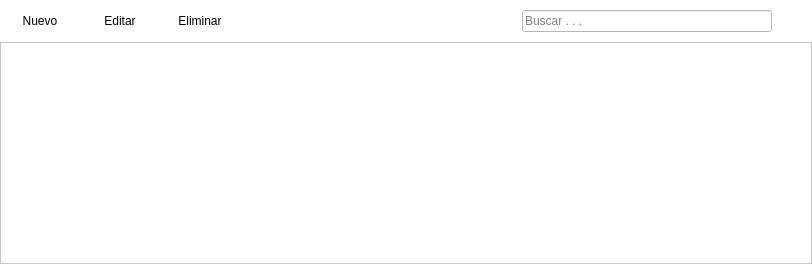
<?xml version="1.0" encoding="UTF-8"?>
<ui version="4.0">
 <class>ui_module_colaboradores</class>
 <widget class="QWidget" name="ui_module_colaboradores">
  <property name="geometry">
   <rect>
    <x>0</x>
    <y>0</y>
    <width>812</width>
    <height>264</height>
   </rect>
  </property>
  <property name="windowTitle">
   <string>Form</string>
  </property>
  <property name="styleSheet">
   <string notr="true">background-color: rgb(255, 255, 255);</string>
  </property>
  <layout class="QHBoxLayout" name="horizontalLayout_2">
   <property name="spacing">
    <number>0</number>
   </property>
   <property name="margin">
    <number>0</number>
   </property>
   <item>
    <widget class="QSplitter" name="splitter">
     <property name="orientation">
      <enum>Qt::Horizontal</enum>
     </property>
     <property name="handleWidth">
      <number>1</number>
     </property>
     <widget class="QWidget" name="layoutWidget_2">
      <layout class="QVBoxLayout" name="verticalLayout_2">
       <property name="spacing">
        <number>10</number>
       </property>
       <item>
        <spacer name="verticalSpacer_2">
         <property name="orientation">
          <enum>Qt::Vertical</enum>
         </property>
         <property name="sizeType">
          <enum>QSizePolicy::Fixed</enum>
         </property>
         <property name="sizeHint" stdset="0">
          <size>
           <width>20</width>
           <height>10</height>
          </size>
         </property>
        </spacer>
       </item>
       <item>
        <layout class="QHBoxLayout" name="horizontalLayout">
         <property name="spacing">
          <number>0</number>
         </property>
         <property name="leftMargin">
          <number>0</number>
         </property>
         <item>
          <widget class="QPushButton" name="pushButton_nuevo">
           <property name="sizePolicy">
            <sizepolicy hsizetype="Fixed" vsizetype="Fixed">
             <horstretch>0</horstretch>
             <verstretch>0</verstretch>
            </sizepolicy>
           </property>
           <property name="styleSheet">
            <string notr="true"/>
           </property>
           <property name="text">
            <string>Nuevo</string>
           </property>
           <property name="icon">
            <iconset resource="Icons.qrc">
             <normaloff>:/Iconos/Iconos/Black_New-Page.png</normaloff>:/Iconos/Iconos/Black_New-Page.png</iconset>
           </property>
           <property name="iconSize">
            <size>
             <width>16</width>
             <height>16</height>
            </size>
           </property>
           <property name="autoDefault">
            <bool>false</bool>
           </property>
           <property name="default">
            <bool>false</bool>
           </property>
           <property name="flat">
            <bool>true</bool>
           </property>
          </widget>
         </item>
         <item>
          <widget class="QPushButton" name="pushButton_editar">
           <property name="sizePolicy">
            <sizepolicy hsizetype="Fixed" vsizetype="Fixed">
             <horstretch>0</horstretch>
             <verstretch>0</verstretch>
            </sizepolicy>
           </property>
           <property name="styleSheet">
            <string notr="true"/>
           </property>
           <property name="text">
            <string>Editar</string>
           </property>
           <property name="icon">
            <iconset resource="Icons.qrc">
             <normaloff>:/Iconos/Iconos/doc_edit.png</normaloff>:/Iconos/Iconos/doc_edit.png</iconset>
           </property>
           <property name="iconSize">
            <size>
             <width>16</width>
             <height>16</height>
            </size>
           </property>
           <property name="flat">
            <bool>true</bool>
           </property>
          </widget>
         </item>
         <item>
          <widget class="QPushButton" name="pushButton_eliminar">
           <property name="sizePolicy">
            <sizepolicy hsizetype="Fixed" vsizetype="Fixed">
             <horstretch>0</horstretch>
             <verstretch>0</verstretch>
            </sizepolicy>
           </property>
           <property name="styleSheet">
            <string notr="true"/>
           </property>
           <property name="text">
            <string>Eliminar</string>
           </property>
           <property name="icon">
            <iconset resource="Icons.qrc">
             <normaloff>:/Iconos/Iconos/trash.png</normaloff>:/Iconos/Iconos/trash.png</iconset>
           </property>
           <property name="iconSize">
            <size>
             <width>16</width>
             <height>16</height>
            </size>
           </property>
           <property name="flat">
            <bool>true</bool>
           </property>
          </widget>
         </item>
         <item>
          <spacer name="horizontalSpacer_3">
           <property name="orientation">
            <enum>Qt::Horizontal</enum>
           </property>
           <property name="sizeHint" stdset="0">
            <size>
             <width>168</width>
             <height>18</height>
            </size>
           </property>
          </spacer>
         </item>
         <item>
          <widget class="QLineEdit" name="lineEdit_buscar">
           <property name="sizePolicy">
            <sizepolicy hsizetype="Expanding" vsizetype="Fixed">
             <horstretch>0</horstretch>
             <verstretch>0</verstretch>
            </sizepolicy>
           </property>
           <property name="minimumSize">
            <size>
             <width>250</width>
             <height>0</height>
            </size>
           </property>
           <property name="maximumSize">
            <size>
             <width>250</width>
             <height>16777215</height>
            </size>
           </property>
           <property name="statusTip">
            <string/>
           </property>
           <property name="text">
            <string/>
           </property>
           <property name="frame">
            <bool>true</bool>
           </property>
           <property name="echoMode">
            <enum>QLineEdit::NoEcho</enum>
           </property>
           <property name="alignment">
            <set>Qt::AlignLeading|Qt::AlignLeft|Qt::AlignVCenter</set>
           </property>
           <property name="dragEnabled">
            <bool>false</bool>
           </property>
           <property name="placeholderText">
            <string>Buscar . . .</string>
           </property>
          </widget>
         </item>
         <item>
          <widget class="QPushButton" name="pushButton_buscar">
           <property name="sizePolicy">
            <sizepolicy hsizetype="Fixed" vsizetype="Fixed">
             <horstretch>0</horstretch>
             <verstretch>0</verstretch>
            </sizepolicy>
           </property>
           <property name="text">
            <string/>
           </property>
           <property name="icon">
            <iconset resource="Icons.qrc">
             <normaloff>:/Iconos/Iconos/monotone_search_zoom.png</normaloff>:/Iconos/Iconos/monotone_search_zoom.png</iconset>
           </property>
           <property name="iconSize">
            <size>
             <width>16</width>
             <height>16</height>
            </size>
           </property>
           <property name="flat">
            <bool>true</bool>
           </property>
          </widget>
         </item>
        </layout>
       </item>
       <item>
        <widget class="QTableView" name="tableView_colaboradores">
         <property name="alternatingRowColors">
          <bool>true</bool>
         </property>
         <property name="selectionMode">
          <enum>QAbstractItemView::ExtendedSelection</enum>
         </property>
         <property name="selectionBehavior">
          <enum>QAbstractItemView::SelectRows</enum>
         </property>
         <property name="showGrid">
          <bool>false</bool>
         </property>
         <property name="gridStyle">
          <enum>Qt::NoPen</enum>
         </property>
        </widget>
       </item>
      </layout>
     </widget>
    </widget>
   </item>
  </layout>
 </widget>
 <resources>
  <include location="Icons.qrc"/>
 </resources>
 <connections/>
</ui>
